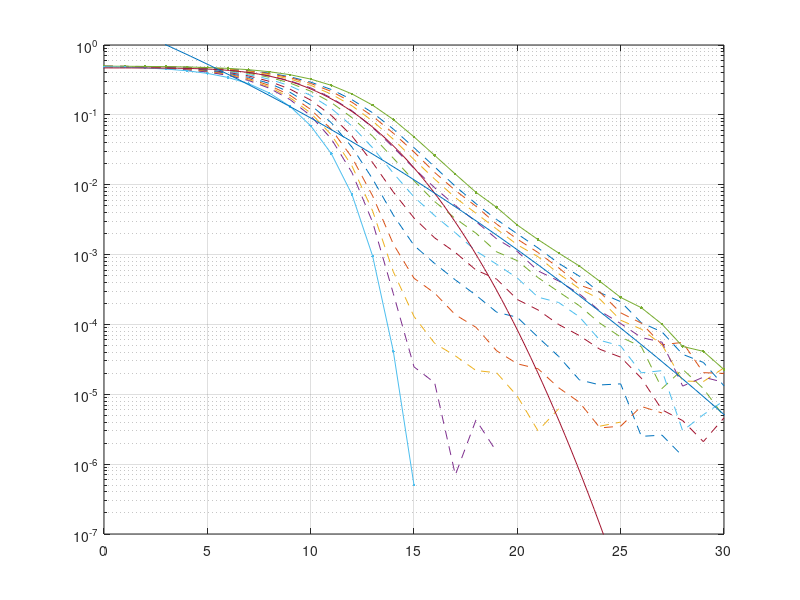

The MATLAB script that drew this image:
clear;clc;clf;
load riceFitter.mat;
load bers.mat;

x = -30:0.1:30;
y = qfunc(x);

%semilogy(snrs,bersAWGN);hold on;
%semilogy(snrs,bersRayl);
%semilogy(snrs,bersRice);grid on;
semilogy(snrs, riceBerMatrix, '--');hold on;grid on;
semilogy(snrs, bersRayl, '.-');semilogy(snrs,bersAWGN, '.-');
ylim([1e-7 1]);xlim([0 30])

% Test Bed Starts here
%% RAYL
%semilogy(11.1+3.05*x, 0.5*y);
%semilogy(-35+11*x, 10000*y);
%%AWGN
%semilogy(7.5+2.5*x, 0.47*y);
%semilogy(10 + 1.17*x, 0.15*y);
%%RICE10
%semilogy(8+2.4*x, 0.47*y);
%semilogy(10.3+1.3*x, 0.15*y);
%%RICE9
%semilogy(8.1+2.44*x, 0.47*y);
%semilogy(10.5+1.32*x, 0.15*y);
%%RICE8
%semilogy(8.25+2.44*x, 0.47*y);
%semilogy(10.7+1.39*x, 0.15*y);
%%RICE7
%semilogy(8.7+2.3*x, 0.47*y);
%semilogy(-18+9*x, 10*y);
%%RICE6
%semilogy(9+2.37*x, 0.47*y);
%semilogy(-14.1+8.5*x, 10*y);
%%RICE5
%semilogy(9.5+2.42*x, 0.46*y);
%semilogy(-21.2+9*x, 200*y);
%%RICE4
%semilogy(9.7+2.7*x, 0.46*y);
%semilogy(-22.5+9.5*x, 200*y);
%%RICE3
semilogy(10+2.8*x, 0.47*y);
semilogy(-21.2+9.4*x, 200*y);


%semilogy(10.8+2.85*x, 0.47*y);
%semilogy(10.8+2.6*x, 0.05*y);
%y = 10.^(-0.220724*x + 1.865);
%semilogy(x, y)